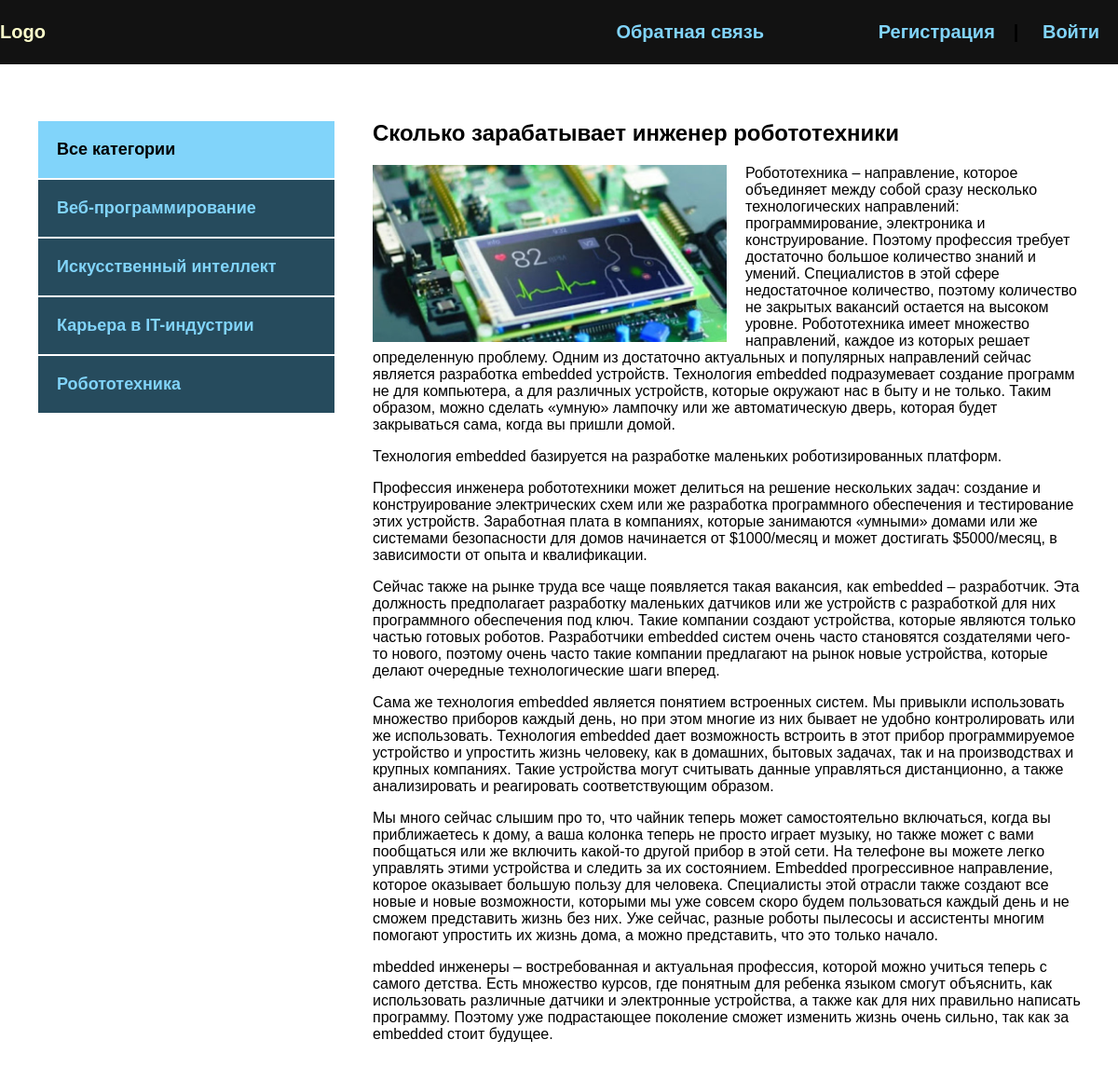
The page /post/skolko-zarabatyvaet-inzhener-robototehniki/ on the database its author committed.
### blog/models.py (models this page shows, shortened)
class Category(models.Model):
    name = models.CharField(max_length=100, db_index=True, verbose_name="Категория")
    slug = models.SlugField(max_length=100, unique=True, db_index=True, verbose_name="URL")
    def get_absolut_url(self):
        return reverse('category', kwargs={'cat_slug': self.slug})
    class Meta:
        verbose_name = "Категория"
        verbose_name_plural = "Категории"

class Blog(models.Model):
    title = models.CharField(max_length=255, verbose_name='Название')
    slug = models.SlugField(max_length=255, unique=True, db_index=True, verbose_name="URL")
    content = models.TextField(blank=True, verbose_name="Контент")
    photo = models.ImageField(upload_to="photos/%Y/%m/%d", blank=True, verbose_name="Фото")
    time_completed = models.DateTimeField(auto_now_add=True, verbose_name="Дата публикации")
    time_update = models.DateTimeField(auto_now=True, verbose_name="Дата обновления")
    is_published = models.BooleanField(default=True, verbose_name="Опубликовано")
    cat = models.ForeignKey('Category', on_delete=models.PROTECT, verbose_name="Категория")
    def __str__(self):
        return self.title
    class Meta:
        verbose_name = "Новость"
        verbose_name_plural = "Новости"
        ordering = ['-time_completed']

### blog/views.py (the view)
# urls.py: path('post/<slug:post_slug>/', ShowPost.as_view(), name='post'),
class ShowPost(DataMixin, DetailView):
    model = Blog
    template_name = 'blog/post.html'
    slug_url_kwarg = 'post_slug'
    context_object_name = 'post'
    def get_context_data(self, *, object_list=None, **kwargs):
        context = super().get_context_data(**kwargs)
        c_def = self.get_user_context(title=context['post'])
        return dict(list(context.items()) + list(c_def.items()))

### blog/utils.py (called while the page is built)
    def get_user_context(self, **kwargs):
        context = kwargs
        cats = Category.objects.annotate(Count('blog'))
        user_menu = menu.copy()
        if not self.request.user.is_authenticated:
            user_menu.pop(0)
        context['menu'] = user_menu
        context['cats'] = cats
        if 'cat_selected' not in context:
            context['cat_selected'] = 0
        return context

### blog/templates/blog/post.html
{% extends 'blog/base.html' %}
{% block content %}
<div class="post">
    <h2>{{ post.title }}</h2>
    {% if post.photo %}
    <img src="{{ post.photo.url }}" class="image" alt="">
    {% endif %}
    {{ post.content|safe }}
</div>
{% endblock %}

### blog/templates/blog/base.html (shortened to what this page needs)
{% load static %}
{% load blog_tags %}
<!DOCTYPE html>
<html lang="en">
<head>
    <link rel="stylesheet" href="{% static 'css/style.css' %}">
</head>
<body>
    <div class="header">
        <div class="wrap">
            <ul class="meinmenu">
                <li class="logo">
                    <a href="{% url 'index' %}">
                        <div class="logo">Logo</div>
                    </a>
                </li>
                {% for m in menu %}
                <li class="last">
                    <a href="{% url m.url_name %}">{{ m.title }}</a>
                </li>
                {% endfor %}
                {% if request.user.is_authenticated %}
                <li class="last">{{ user.username }} | <a href="{% url 'logout' %}">Выйти</a></li>
                {% else %}
                <li class="last"><a href="{% url 'register' %}">Регистрация</a>| <a href="{% url 'login' %}">Войти</a></li>
                {% endif %}
            </ul>
        </div>
    </div>
    <div class="content">
        <div class="wrap">
            <div class="sidebar">
                <ul>
                    {% if cat_selected == 0 %}
                    <li class="selected">Все категории</li>
                    {% else %}
                    <li><a href="{% url 'index' %}">Все категории</a></li>
                    {% endif%}
                    {% for c in cats %}
                        {% if c.blog__count > 0 %}
                            {% if c.pk == cat_selected %}
                            <li class="selected">{{ c.name }}</li>
                            {% else %}
                            <li><a href="{{ c.get_absolut_url }}">{{ c.name }}</a></li>
                            {% endif %}
                        {% endif %}
                    {% endfor %}
                </ul>
            </div>
            <div class="main">
                {% block content %}
                {% endblock %}
            </div>
        </div>
    </div>
</body>
</html>

### blog/static/css/style.css (style rules this page uses)
body { margin: 0; padding: 0; background: #264b5d; font-family: Verdana, Geneva, Tahoma, sans-serif; }
.wrap { max-width: 1200px; margin: 0 auto; }
.content .wrap { background: #FFF; padding: 40px; box-sizing: border-box; display: flex; }
ul { list-style: none; margin: 0; padding: 0; }
a { color: #81d4fa; text-decoration: none; padding: 20px; }
.header { background: #121212; }
.meinmenu { display: flex; align-items: center; font-size: 20px; font-weight: bold; }
.logo { flex-basis: 40%; }
.last { flex-basis: 30%; text-align: right; }
.sidebar ul { width: 320px; margin-right: 40px; margin-top: 20px; }
.sidebar a { padding: 20px; background: #264b5d; display: block; border: 1px solid #FFF; font-weight: bold; font-size: 18px; }
.selected { font-size: 18px; padding: 20px; border: 1px solid #FFF; font-weight: bold; background: #81d4fa; }
.image { max-width: 50%; float: left; margin-right: 20px; }
.post { font-size: 16px; }
.last a { display: inline-block; }

### rows shown on the page
Category: name "Веб-программирование"
Category: name "Искусственный интеллект"
Category: name "Карьера в IT-индустрии"
Category: name "Робототехника"
Blog: title "Сколько зарабатывает инженер робототехники", photo (picture), content "Робототехника – направление, которое объединяет между собой сразу несколько технологических направлений: программирование, электроника и конструирование. Поэтому профессия требует достаточно большое количество знаний и умений. Специалистов в этой сфере недостаточное количество, поэтому количество не закрытых вакансий остается на высоком уровне. Робототехника имеет множество направлений, каждое из которых решает определенную проблему. Одним из достаточно актуальных и популярных направлений сейчас является разработка embedded устройств. Технология embedded подразумевает создание программ не для компьютера, а для различных устройств, которые окружают нас в быту и не только. Таким образом,…"

### other values the page prints
{{ m.title }} "Обратная связь"
